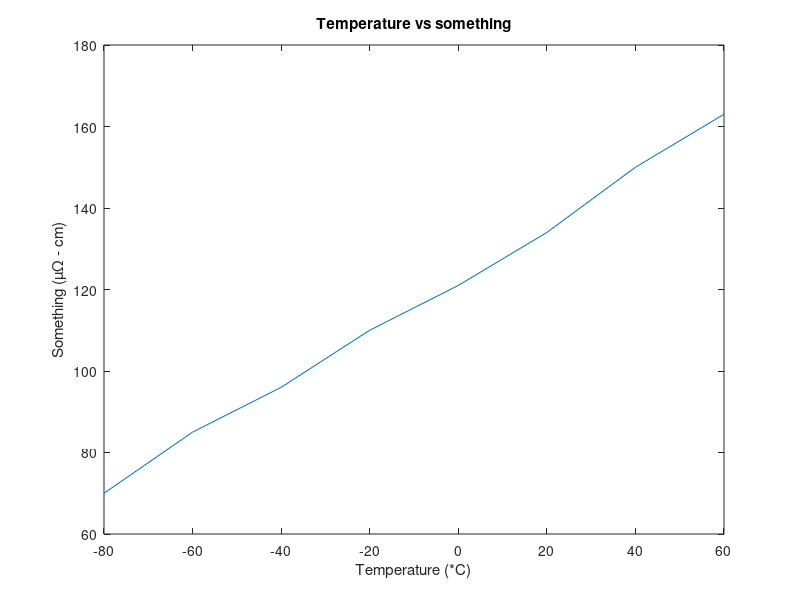

Reproduce this figure in MATLAB.
temp = [-80, -60, -40, -20, 0, 20, 40, 60];
row = [70, 85, 96, 110, 121, 134, 150, 163];

plot(temp, row);
title ('Temperature vs something');
xlabel('Temperature (*C)');
ylabel('Something (µΩ - cm)');
